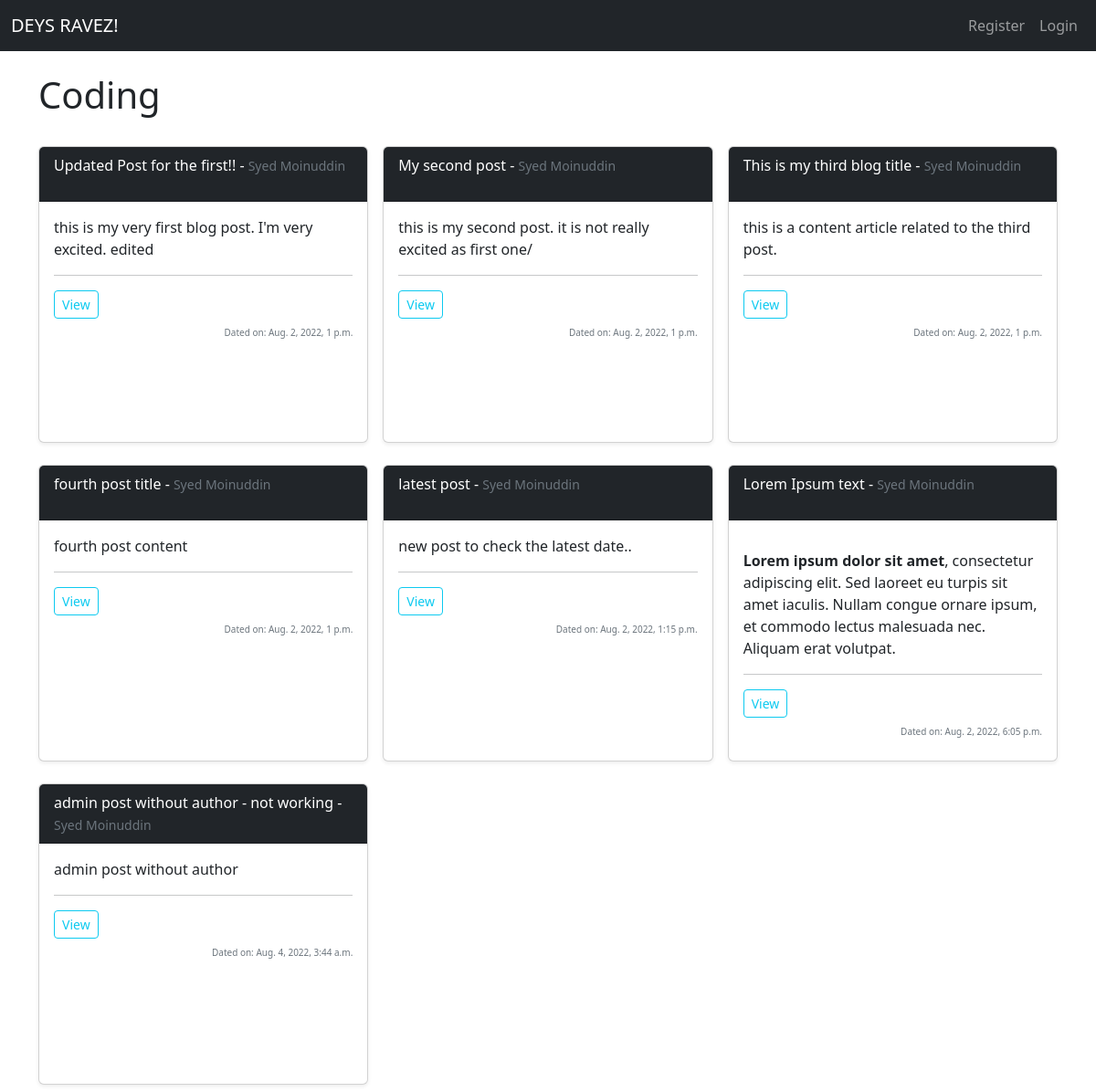
The page /category/coding/ on the database as committed earlier.
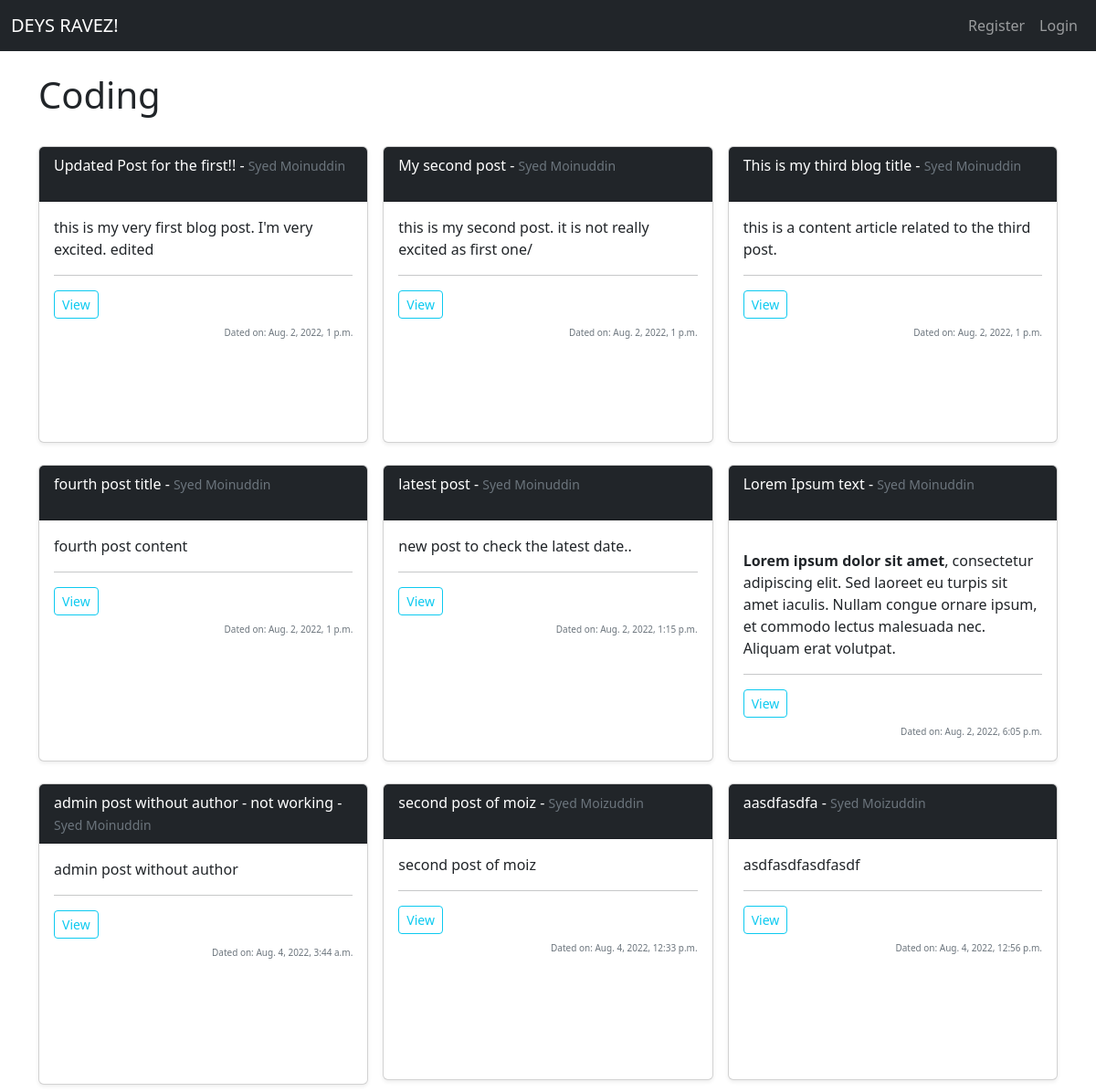
The same page on the database as committed later.
### zblog/models.py (models this page shows, shortened)
class Post(models.Model):
    title = models.CharField(max_length=600)
    title_tag = models.CharField(max_length=600) #,default="DEYS RAVEZ!"
    author = models.ForeignKey(User, on_delete=models.CASCADE)
    body = RichTextField(blank=True, null=True)
    updated_date = models.DateTimeField(auto_now_add=True)
    category = models.CharField(max_length=255, default='coding')
    snippet = models.CharField(max_length=255)
    likes = models.ManyToManyField(User, related_name='blog_posts')

### zblog/views.py (the view)
# urls.py: path('category/<str:cats>/', views.CategoryView, name="category"),
def CategoryView(request, cats):
    category_posts = Post.objects.filter(category=cats.replace('-',' '))
    return render(request, 'categories.html', {'cats':cats.title().replace('-',' '),'category_posts':category_posts, })

### zblog/templates/categories.html (shortened to what this page needs)
{% extends 'base.html' %}
{% block content %}
{% if category_posts %}
<h1>{{cats|capfirst }}</h1>
<br>
<div class="row row-cols-1 row-cols-sm-2 row-cols-md-3 g-3">
    {% for post in category_posts %}
    <div class="col mb-2">
        <div class="card shadow-sm" >
            <div class="card-header bg-dark text-white" style="min-height: 60px;">
                {{post.title}} - <small class="mb-1 text-muted">{{post.author.first_name}}
                    {{post.author.last_name}}</small>
            </div>
            <div class="card-body" style="min-height: 263px;">
                <p class="card-text">{{post.body | slice:":200" | safe }}</p>
                <hr>
                <div class="d-flex justify-content-between align-items-center">
                    <div class="btn-group">
                        <a href="{% url 'detail' post.pk %}" class="btn btn-sm btn-outline-info">View</a>
                    </div>
                </div>
                <small class="text-muted my-2" style="font-size:x-small;float: right;">Dated on: {{post.updated_date}}</small>
            </div>
        </div>
    </div>
    {% endfor %}
</div>
{% else %}
<h2>Sorry.. this page does not exists..</h2>
{% endif %}
{% endblock %}

Rows that differ between the two databases and show on the page:
added Post: title "second post of moiz", author.first_name "Syed", author.last_name "Moizuddin", body "second post of moiz", updated_date "Aug. 4, 2022, 12:33 p.m."
added Post: title "aasdfasdfa", author.first_name "Syed", author.last_name "Moizuddin", body "asdfasdfasdfasdf", updated_date "Aug. 4, 2022, 12:56 p.m."
